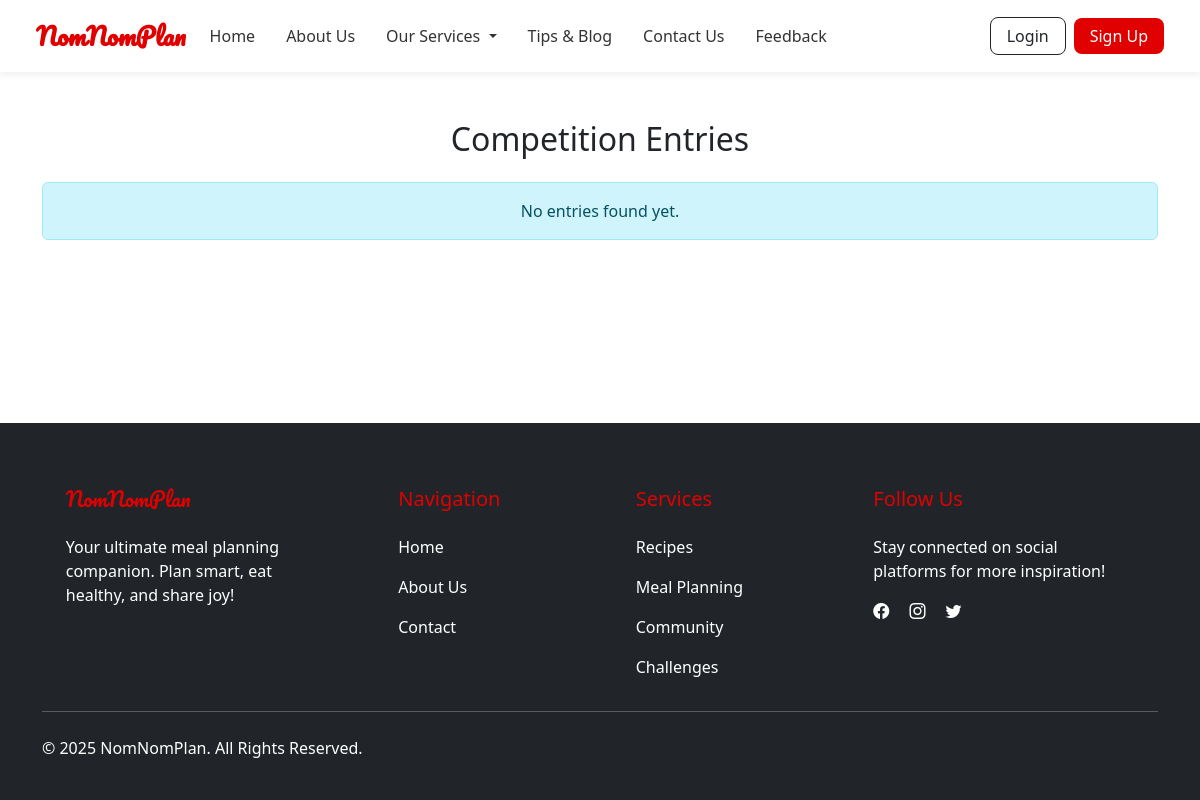
Before: /competition-module/view-entries.php with the older database file.
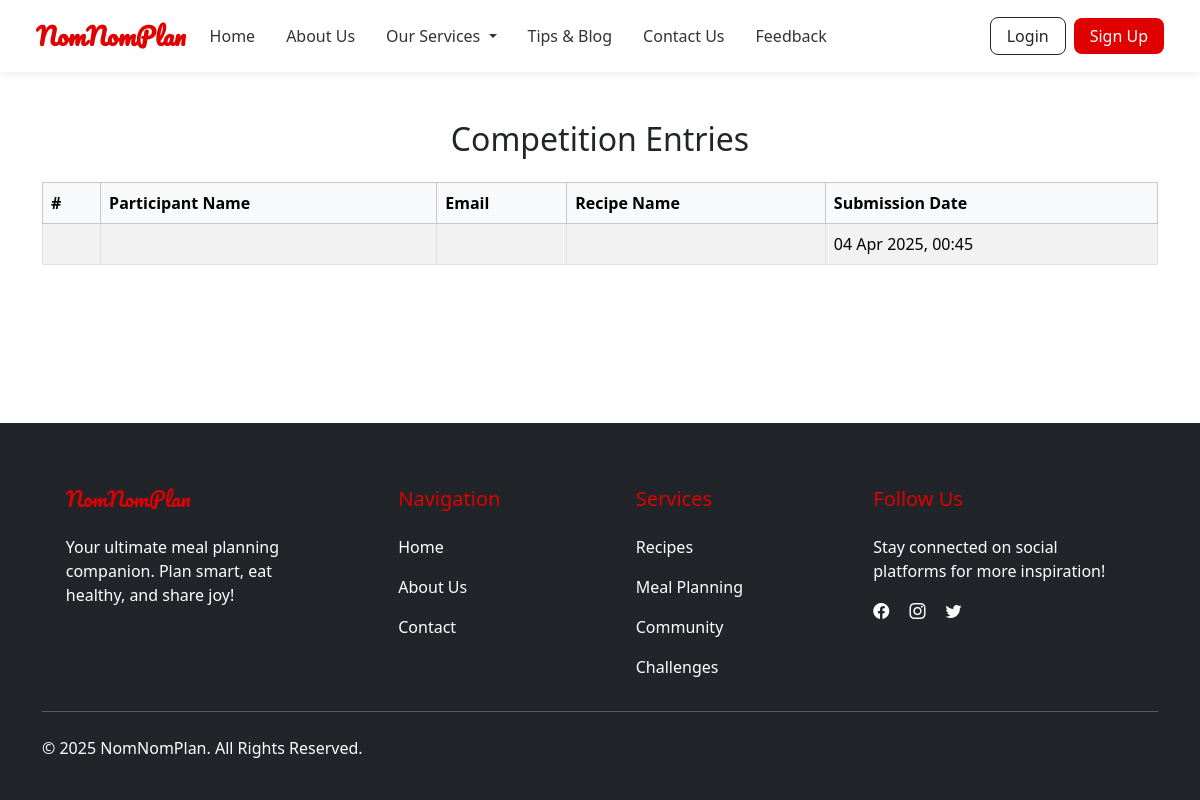
After: the same page with the newer database file.
### tables this page shows
CREATE TABLE `competition_entries` (
  `entry_id` int(11) NOT NULL,
  `user_id` int(11) NOT NULL,
  `competition_id` int(11) NOT NULL,
  `recipe_id` int(11) NOT NULL,
  `status` varchar(20) DEFAULT 'submitted',
  `submitted_at` datetime DEFAULT current_timestamp()
);

### competition-module/view-entries.php (the view, shortened to what this page needs)
<?php
include '../includes/db.php';
$sql = "SELECT * FROM competition_entries ORDER BY submitted_at DESC";
$result = mysqli_query($conn, $sql);
?>
<!DOCTYPE html>
<html lang="en">
<head>
    <link href="https://cdn.jsdelivr.net/npm/bootstrap@5.3.2/dist/css/bootstrap.min.css" rel="stylesheet">
    <link href="https://cdn.jsdelivr.net/npm/bootstrap-icons@1.10.5/font/bootstrap-icons.css" rel="stylesheet">
</head>
<body class="d-flex flex-column min-vh-100">
<?php include '../navbar.php'; ?>
<main class="container flex-grow-1 mt-5 mb-4">
    <h2 class="mb-4 text-center">Competition Entries</h2>
    <?php if (mysqli_num_rows($result) > 0): ?>
        <div class="table-responsive">
          <table class="table table-bordered table-striped">
              <thead class="table-light">
                  <tr>
                      <th>#</th>
                      <th>Participant Name</th>
                      <th>Email</th>
                      <th>Recipe Name</th>
                      <th>Submission Date</th>
                  </tr>
              </thead>
              <tbody>
                  <?php while ($row = mysqli_fetch_assoc($result)): ?>
                      <tr>
                          <td><?= $row['id']; ?></td>
                          <td><?= htmlspecialchars($row['name']); ?></td>
                          <td><?= htmlspecialchars($row['email']); ?></td>
                          <td><?= htmlspecialchars($row['recipe_name']); ?></td>
                          <td><?= date("d M Y, H:i", strtotime($row['submitted_at'])); ?></td>
                      </tr>
                  <?php endwhile; ?>
              </tbody>
          </table>
        </div>
    <?php else: ?>
        <div class="alert alert-info text-center">No entries found yet.</div>
    <?php endif; ?>
</main>
<?php include '../includes/footer.php'; ?>
</body>
</html>

### navbar.php (shortened to what this page needs)
<?php
$basePath = '/meal-planner-app/';
?>
<!DOCTYPE html>
<html lang="en">
<head>
  <link href="https://cdn.jsdelivr.net/npm/bootstrap@5.3.2/dist/css/bootstrap.min.css" rel="stylesheet">
</head>
<body>
<nav class="navbar navbar-expand-lg navbar-light">
  <div class="container-fluid">
    <a class="navbar-brand" href="<?= $basePath ?>home.php">NomNomPlan</a>
    <div class="collapse navbar-collapse" id="navbarContent">
      <ul class="navbar-nav me-auto mb-2 mb-lg-0">
        <li class="nav-item"><a class="nav-link" href="<?= $basePath ?>home.php">Home</a></li>
        <li class="nav-item"><a class="nav-link" href="#">About Us</a></li>
        <li class="nav-item dropdown">
          <a class="nav-link dropdown-toggle" href="#" id="servicesDropdown" role="button" data-bs-toggle="dropdown" aria-expanded="false">
            Our Services
          </a>
        </li>
        <li class="nav-item"><a class="nav-link" href="#">Tips & Blog</a></li>
        <li class="nav-item"><a class="nav-link" href="<?= $basePath ?>contactus.php">Contact Us</a></li>
        <li class="nav-item"><a class="nav-link" href="<?= $basePath ?>feedback.php">Feedback</a></li>
      </ul>
      <div class="d-flex align-items-center">
        <?php if (isset($_SESSION['user_id'])): ?>
          <span class="me-3">Hi, <?= htmlspecialchars($_SESSION['user_name']); ?></span>
          <a href="<?= $basePath ?>logout.php" class="btn btn-outline-dark">Logout</a>
        <?php else: ?>
          <button class="btn btn-outline-dark me-2" data-bs-toggle="modal" data-bs-target="#loginModal">Login</button>
          <button class="btn btn-signup" data-bs-toggle="modal" data-bs-target="#signupModal">Sign Up</button>
        <?php endif; ?>
      </div>
    </div>
  </div>
</nav>
</body>
</html>

### includes/footer.php (shortened to what this page needs)
<footer class="bg-dark text-white pt-5 pb-4">
  <div class="container text-md-left">
    <div class="row text-md-left">
      <div class="col-md-3 col-lg-3 col-xl-3 mx-auto mt-3">
        <h5 class="footer-title mb-4 font-weight-bold" style="color: #e00000; font-family: 'Pacifico', cursive;">NomNomPlan</h5>
        <p class="text-white">Your ultimate meal planning companion. Plan smart, eat healthy, and share joy!</p>
      </div>
      <div class="col-md-2 col-lg-2 col-xl-2 mx-auto mt-3">
        <h5 class="footer-title mb-4 font-weight-bold" style="color: #e00000;">Navigation</h5>
        <p><a href="home.php" class="text-white text-decoration-none">Home</a></p>
        <p><a href="#" class="text-white text-decoration-none">About Us</a></p>
        <p><a href="#" class="text-white text-decoration-none">Contact</a></p>
      </div>
      <div class="col-md-3 col-lg-2 col-xl-2 mx-auto mt-3">
        <h5 class="footer-title mb-4 font-weight-bold" style="color: #e00000;">Services</h5>
        <p><a href="recipe-modules/recipe-management.php" class="text-white text-decoration-none">Recipes</a></p>
        <p><a href="meal-planning-module/meal-plan.php" class="text-white text-decoration-none">Meal Planning</a></p>
        <p><a href="community-module/community.php" class="text-white text-decoration-none">Community</a></p>
        <p><a href="competition-module/competition.php" class="text-white text-decoration-none">Challenges</a></p>
      </div>
      <div class="col-md-4 col-lg-3 col-xl-3 mx-auto mt-3">
        <h5 class="footer-title mb-4 font-weight-bold" style="color: #e00000;">Follow Us</h5>
        <p class="text-white">Stay connected on social platforms for more inspiration!</p>
        <a href="#" class="text-white me-3"><i class="bi bi-facebook"></i></a>
        <a href="#" class="text-white me-3"><i class="bi bi-instagram"></i></a>
        <a href="#" class="text-white me-3"><i class="bi bi-twitter"></i></a>
      </div>
    </div>
    <hr class="mb-4">
    <div class="row align-items-center">
      <div class="col-md-7 col-lg-8">
        <p class="text-white">&copy; 2025 NomNomPlan. All Rights Reserved.</p>
      </div>
    </div>
  </div>
</footer>
<link rel="stylesheet" href="https://cdn.jsdelivr.net/npm/bootstrap-icons@1.10.5/font/bootstrap-icons.css">

### competition-module/view-entries.php (style rules this page uses)
body { font-family: 'Segoe UI', sans-serif; }

### navbar.php (style rules this page uses)
:root { --primary: #e00000; --secondary: rgb(238, 140, 140); }
.navbar { background-color: #ffffff; box-shadow: 0 2px 8px rgba(0, 0, 0, 0.08); padding: 0.8rem 1.5rem; }
.navbar-brand { font-weight: 700; font-size: 1.5rem; color: #e00000; font-family: 'Pacifico', cursive; }
.nav-link { margin-right: 15px; font-weight: 500; color: #333; }
.btn-signup { background-color: #e00000; color: white; border-radius: 8px; padding: 6px 16px; font-weight: 500; border: none; }
.btn-outline-dark { border-radius: 8px; padding: 6px 16px; font-weight: 500; }

Changed rows visible on the page:
added competition_entries: submitted_at "04 Apr 2025, 00:45"
Other visible differences:
text no longer shown: "No entries found yet."
text now shown: "# Participant Name Email Recipe Name Submission Date"
